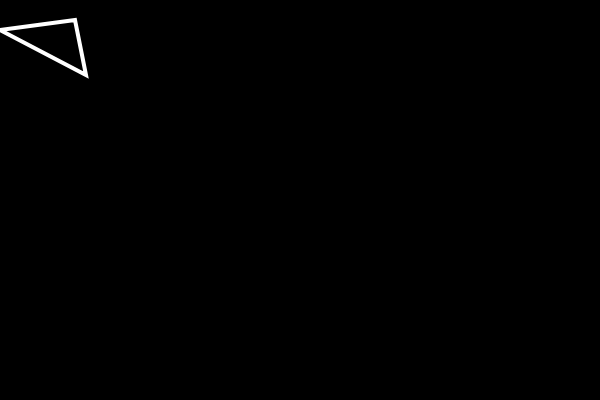
Frame 1 (no input)
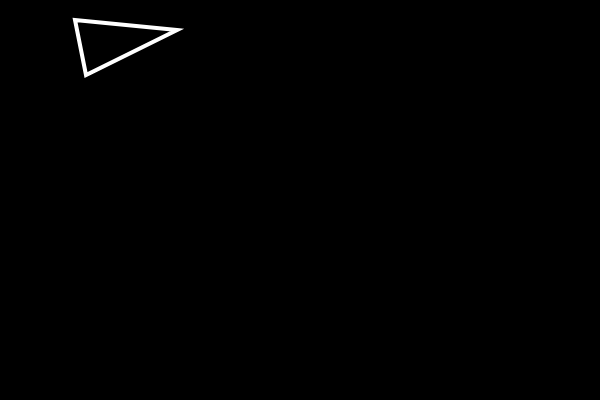
Frame 60 (no input)
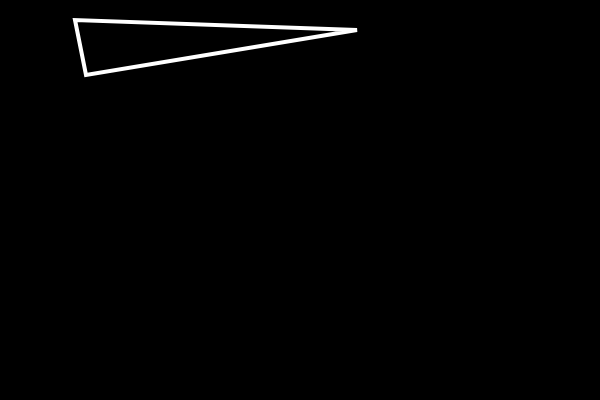
Frame 120 (the mouse pressed at the canvas centre since frame 60)

The p5.js sketch that drew these frames (run headless with seeded random() and noise() and a simulated clock; from frame 60 on, the mouse is pressed at the canvas centre):

// p5.js sketch
// ── sketch.js
var x = 0;
var speed = 3;

function setup() {
  createCanvas(600, 400);
}

function draw() {
  background(0);
  stroke(255);
  strokeWeight(4);
  noFill();
 triangle(x,30, 75, 20, 86, 75);
  
  if (x > width){
    speed =  -3;
    
  }
  x = x + speed;
 
}
